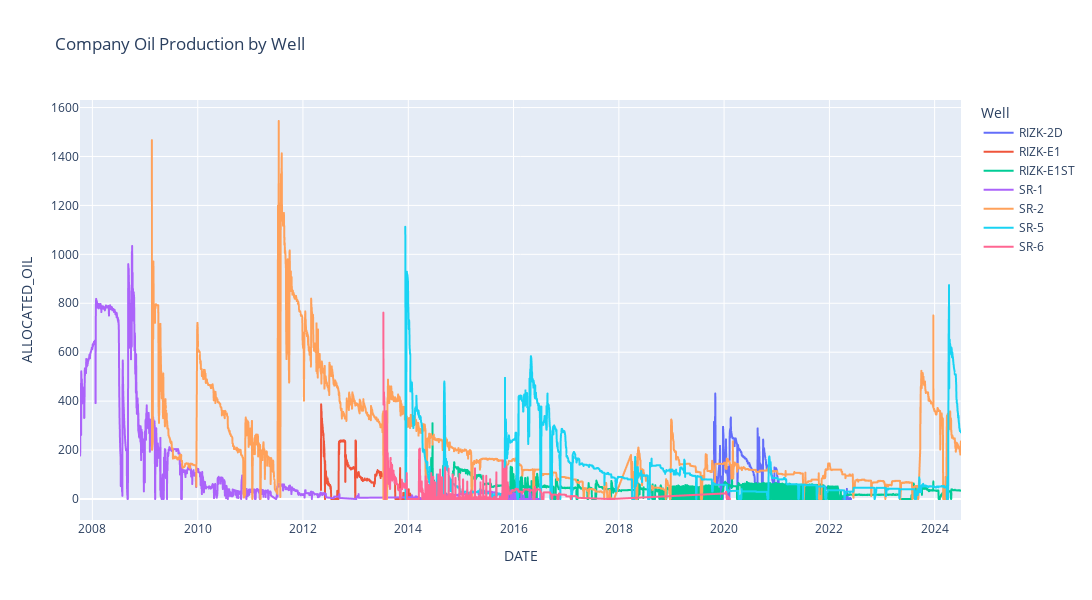

The cell this chart's notebook holds for it:
### Markdown cell above
Company production chart over time

### Code cell
company=df.groupby(['Well', 'DATE'])['ALLOCATED_OIL'].sum().reset_index()
lineplot=px.line(company,x='DATE',y='ALLOCATED_OIL', title='Company Oil Production by Well', color='Well', width=1200, height=600)
lineplot.show()

### Figure 1 — Plotly figure (JSON) as saved in the notebook; plotly's stock layout.template omitted (floating-point values rounded to 4 significant figures; data arrays with more than 128 entries replaced by an {"elided": "..."} marker saying what was removed)
{"data": [{"hovertemplate": "Well=RIZK-2D<br>DATE=%{x}<br>ALLOCATED_OIL=%{y}<extra></extra>", "legendgroup": "RIZK-2D", "line": {"color": "#636efa", "dash": "solid"}, "marker": {"symbol": "circle"}, "mode": "lines", "name": "RIZK-2D", "showlegend": true, "type": "scattergl", "x": {"elided": "788 str values"}, "xaxis": "x", "y": {"elided": "788 float values"}, "yaxis": "y"}, {"hovertemplate": "Well=RIZK-E1<br>DATE=%{x}<br>ALLOCATED_OIL=%{y}<extra></extra>", "legendgroup": "RIZK-E1", "line": {"color": "#EF553B", "dash": "solid"}, "marker": {"symbol": "circle"}, "mode": "lines", "name": "RIZK-E1", "showlegend": true, "type": "scattergl", "x": {"elided": "726 str values"}, "xaxis": "x", "y": {"elided": "726 float values"}, "yaxis": "y"}, {"hovertemplate": "Well=RIZK-E1ST<br>DATE=%{x}<br>ALLOCATED_OIL=%{y}<extra></extra>", "legendgroup": "RIZK-E1ST", "line": {"color": "#00cc96", "dash": "solid"}, "marker": {"symbol": "circle"}, "mode": "lines", "name": "RIZK-E1ST", "showlegend": true, "type": "scattergl", "x": {"elided": "3690 str values"}, "xaxis": "x", "y": {"elided": "3690 float values"}, "yaxis": "y"}, {"hovertemplate": "Well=SR-1<br>DATE=%{x}<br>ALLOCATED_OIL=%{y}<extra></extra>", "legendgroup": "SR-1", "line": {"color": "#ab63fa", "dash": "solid"}, "marker": {"symbol": "circle"}, "mode": "lines", "name": "SR-1", "showlegend": true, "type": "scattergl", "x": {"elided": "2612 str values"}, "xaxis": "x", "y": {"elided": "2612 float values"}, "yaxis": "y"}, {"hovertemplate": "Well=SR-2<br>DATE=%{x}<br>ALLOCATED_OIL=%{y}<extra></extra>", "legendgroup": "SR-2", "line": {"color": "#FFA15A", "dash": "solid"}, "marker": {"symbol": "circle"}, "mode": "lines", "name": "SR-2", "showlegend": true, "type": "scattergl", "x": {"elided": "5443 str values"}, "xaxis": "x", "y": {"elided": "5443 float values"}, "yaxis": "y"}, {"hovertemplate": "Well=SR-5<br>DATE=%{x}<br>ALLOCATED_OIL=%{y}<extra></extra>", "legendgroup": "SR-5", "line": {"color": "#19d3f3", "dash": "solid"}, "marker": {"symbol": "circle"}, "mode": "lines", "name": "SR-5", "showlegend": true, "type": "scattergl", "x": {"elided": "3847 str values"}, "xaxis": "x", "y": {"elided": "3847 float values"}, "yaxis": "y"}, {"hovertemplate": "Well=SR-6<br>DATE=%{x}<br>ALLOCATED_OIL=%{y}<extra></extra>", "legendgroup": "SR-6", "line": {"color": "#FF6692", "dash": "solid"}, "marker": {"symbol": "circle"}, "mode": "lines", "name": "SR-6", "showlegend": true, "type": "scattergl", "x": {"elided": "1393 str values"}, "xaxis": "x", "y": {"elided": "1393 float values"}, "yaxis": "y"}], "layout": {"height": 600, "legend": {"title": {"text": "Well"}, "tracegroupgap": 0}, "title": {"text": "Company Oil Production by Well"}, "width": 1200, "xaxis": {"anchor": "y", "domain": [0, 1], "title": {"text": "DATE"}}, "yaxis": {"anchor": "x", "domain": [0, 1], "title": {"text": "ALLOCATED_OIL"}}}}
